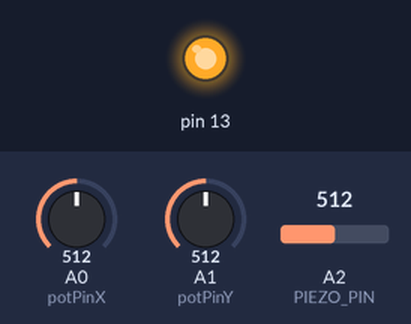
Simulated run of this sketch. Board: Arduino Uno, built with avr-gcc and run on an emulated ATmega328P. On the bench: output pins drawn as LEDs (lit = HIGH). Inputs (shaded band) come from the test bench; at power-on: A0 (potPinX) = 512, A1 (potPinY) = 512, A2 (PIEZO_PIN) = 512. What the sketch prints to the serial monitor is not drawn.

Above: at 0.1 s.
At 10.1 s:
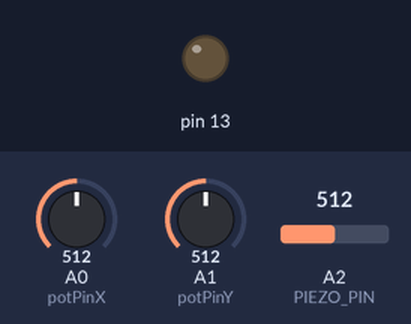
Timing chart, 0 to 11.6 s (numbered marks = the images above):
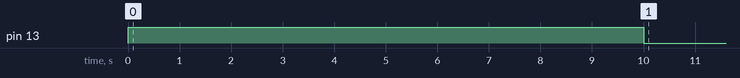

The sketch:

Sim_Value_Input.ino
```cpp
//pins to read analog input
int potPinX = A0;
int potPinY = A1;
const int PIEZO_PIN = A2;

//Variables:
int Xvalue;
int Xmin = 1023;
int Xmax = 0;

int Yvalue;
int Ymin = 1023;
int Ymax = 0;

void setup(){
  Serial.begin (115200);

  pinMode(13, OUTPUT);

  pinMode(potPinX, INPUT);
  pinMode(potPinY, INPUT);

  while (millis() < 10000) {             //Begin calibration period

    digitalWrite(13, HIGH);             //Turn LED on at start of calibration

    Xvalue = analogRead(potPinX);
    Yvalue = analogRead(potPinY);

    //Record the new maximum value for X
    if (Xvalue > Xmax) {
      Xmax = Xvalue;
    }

    //Record the new minimum value for X
    if (Xvalue < Xmin) {
      Xmin = Xvalue;
    }

    //Record the new maximum value for Y
    if (Yvalue > Ymax) {
      Ymax = Yvalue;
    }

    //Record the new minimum value for Y
    if (Yvalue < Ymin) {
      Ymin = Yvalue;
    }
  }                                     //Calibration ends
  digitalWrite(13, LOW);                //Turn LED off at end of calibration
}

void loop()
{
  //Read X-axis value
  Xvalue = analogRead(potPinX);

  //Apply calibration
  Xvalue = map(Xvalue, Xmin, Xmax, 0, 600);

  //If value is outside calibrated range
  Xvalue = constrain(Xvalue, 0, 600);

  //Read Y-axis value
  Yvalue = analogRead(potPinY);

  //Apply calibration
  Yvalue = map(Yvalue, Ymin, Ymax, 0, 600);

  //If value is outside calibrated range
  Yvalue = constrain(Yvalue, 0, 600);

  int piezoADC = analogRead(PIEZO_PIN);
  float piezoV = piezoADC / 1023.0 * 5;

  //Print values in Arduino2Max format
  Serial.print(Xvalue);
  Serial.print(" ");
  Serial.print(Yvalue);
  Serial.print(" ");
  Serial.print(piezoV);
  Serial.println();
  delay(5);                          //Small delay
}
```
